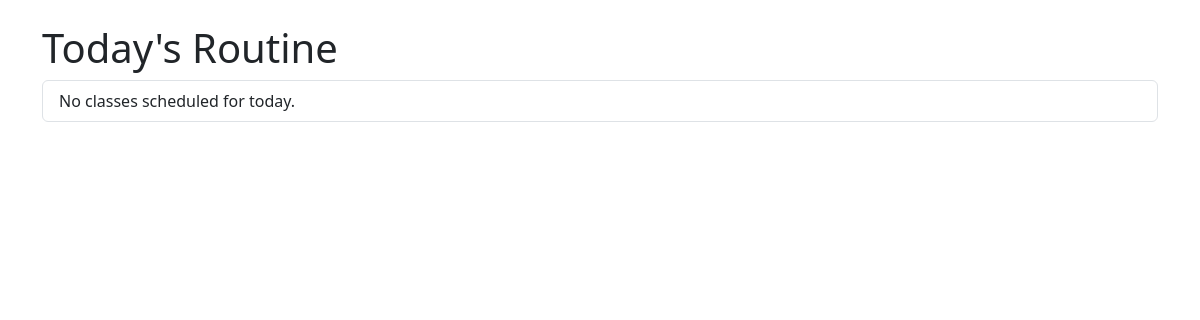
Before: /routine/today/ with the older database file.
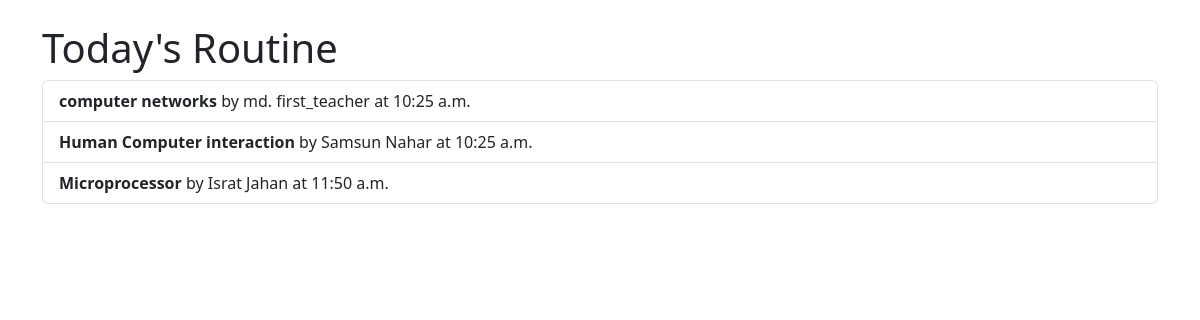
After: the same page with the newer database file.
### routine/models.py (models this page shows, shortened)
class Routine(models.Model):
    STATUS_CHOICES = [
        ('scheduled', 'Scheduled'),
        ('rescheduled', 'Rescheduled'),
        ('cancelled', 'Cancelled'),
    ]
    course = models.ForeignKey(Course, on_delete=models.CASCADE)
    teacher = models.ForeignKey(Teacher, on_delete=models.CASCADE)
    room = models.ForeignKey(Room, on_delete=models.CASCADE)
    slot = models.ForeignKey(Slot, on_delete=models.CASCADE)
    is_online = models.BooleanField(default=False)
    status = models.CharField(max_length=20, choices=STATUS_CHOICES, default='scheduled')
    is_cancelled = models.BooleanField(default=False)
    created_at = models.DateTimeField(auto_now_add=True)

class Slot(models.Model):
    day = models.CharField(max_length=10)
    start_time = models.TimeField()
    end_time = models.TimeField()
    is_available = models.BooleanField(default=True)
    date = models.DateField(null=True, blank=True)  # Add a date field

### courses/models.py (models this page shows, shortened)
class Course(models.Model):
    title = models.CharField(max_length=100)
    code = models.CharField(max_length=20, unique=True)
    semester = models.CharField(max_length=20)
    total_classes = models.PositiveIntegerField(default=0, help_text="Total number of classes to conduct")
    teachers = models.ManyToManyField(Teacher, related_name='courses')

### teachers/models.py (models this page shows, shortened)
class Teacher(models.Model):
    user = models.OneToOneField(User, on_delete=models.CASCADE)
    name = models.CharField(max_length=100)
    email = models.EmailField(unique=True)
    designation = models.CharField(max_length=50)
    department = models.CharField(max_length=100, default="CSE")

### routine/views.py (the view)
# urls.py: path('today/', views.today_routine_view, name='today_routine'),
def today_routine_view(request):
    today_routine = get_today_routines()
    return render(request, 'routine/today_routine.html', {
        'today_routine': today_routine,
    })

### routine/utils.py (called while the page is built)
def get_today_routines():
    today_day = datetime.today().strftime('%A')
    return Routine.objects.filter(
        slot__day=today_day,
        is_cancelled=False
    ).order_by('slot__start_time')

### templates/routine/today_routine.html (shortened to what this page needs)
<!DOCTYPE html>
<html lang="en">
<head>
    <link href="https://cdn.jsdelivr.net/npm/bootstrap@5.3.0-alpha1/dist/css/bootstrap.min.css" rel="stylesheet">
</head>
<body>
    <div class="container mt-4">
        <h1>Today's Routine</h1>
        <ul class="list-group">
            {% for routine in today_routine %}
                <li class="list-group-item">
                    <strong>{{ routine.course.title }}</strong> by {{ routine.teacher.name }} at {{ routine.slot.start_time }}
                </li>
            {% empty %}
                <li class="list-group-item">No classes scheduled for today.</li>
            {% endfor %}
        </ul>
    </div>
</body>
</html>

Changed rows visible on the page:
added Routine: course "computer networks", teacher.name "md. first_teacher", slot.start_time "10:25 a.m."
added Routine: course "Human Computer interaction", teacher.name "Samsun Nahar", slot.start_time "10:25 a.m."
added Routine: course "Microprocessor", teacher.name "Israt Jahan", slot.start_time "11:50 a.m."
Other visible differences:
text no longer shown: "No classes scheduled for today."
